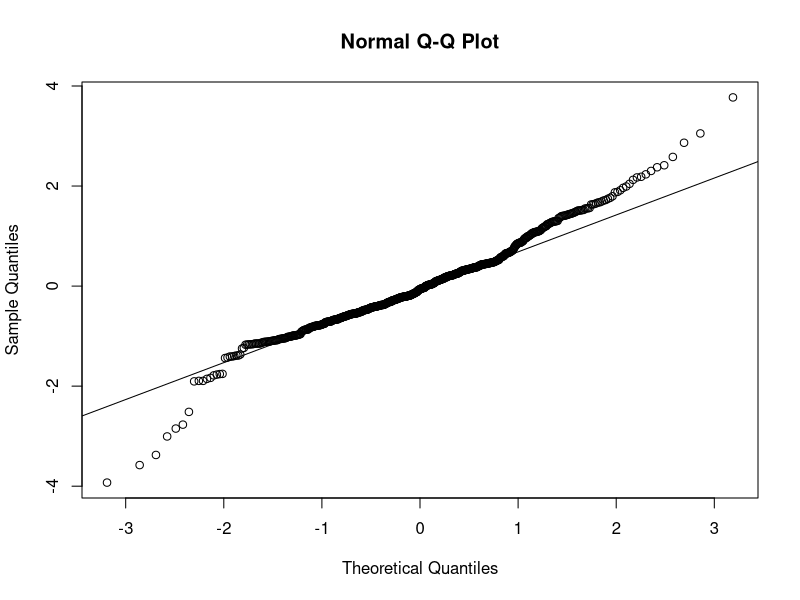
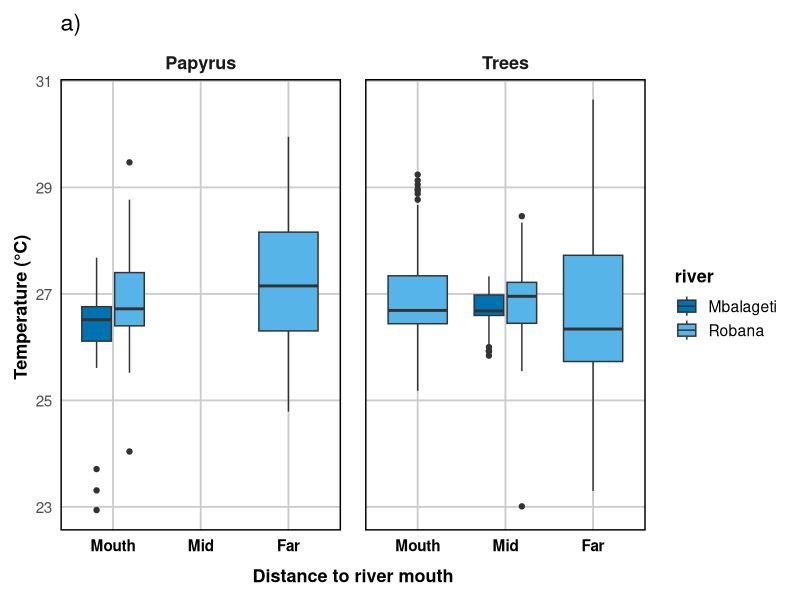
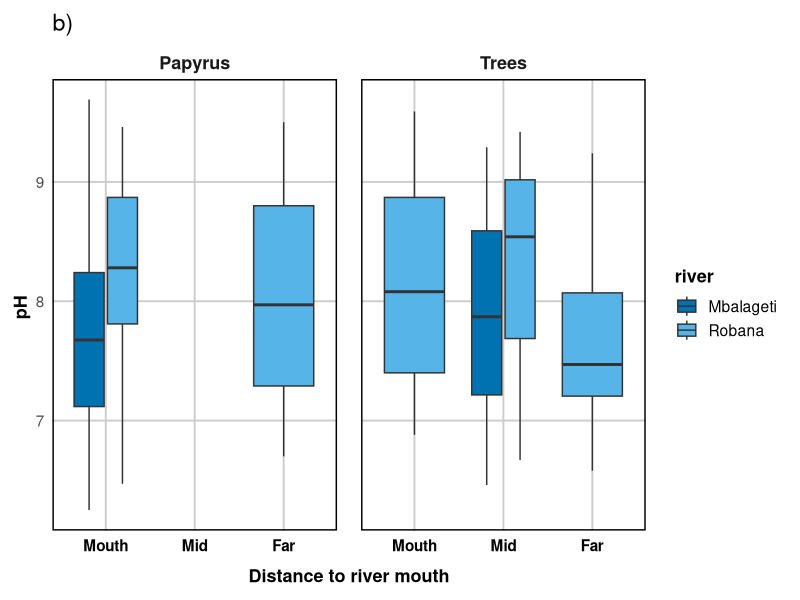
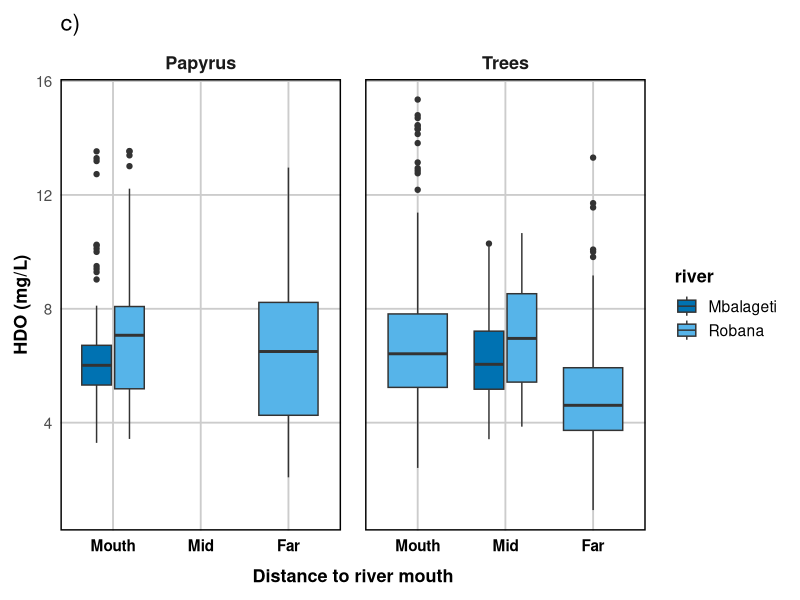
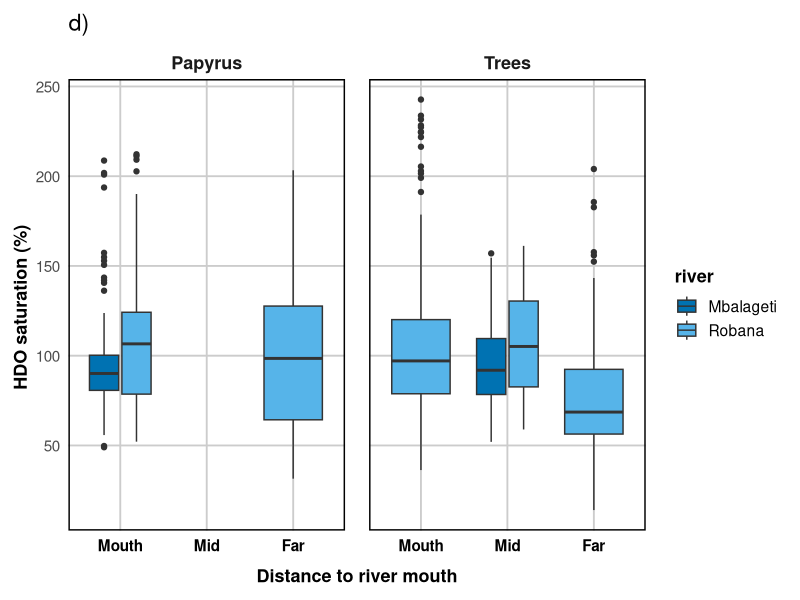
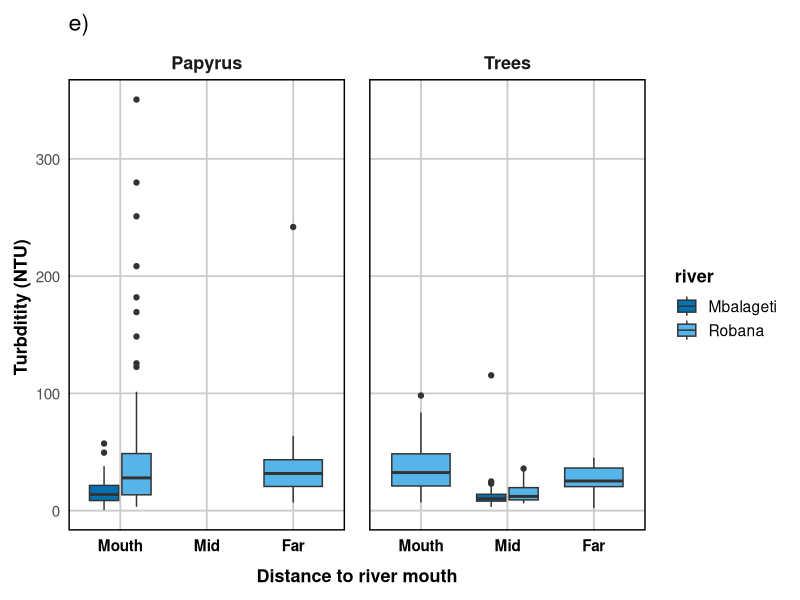
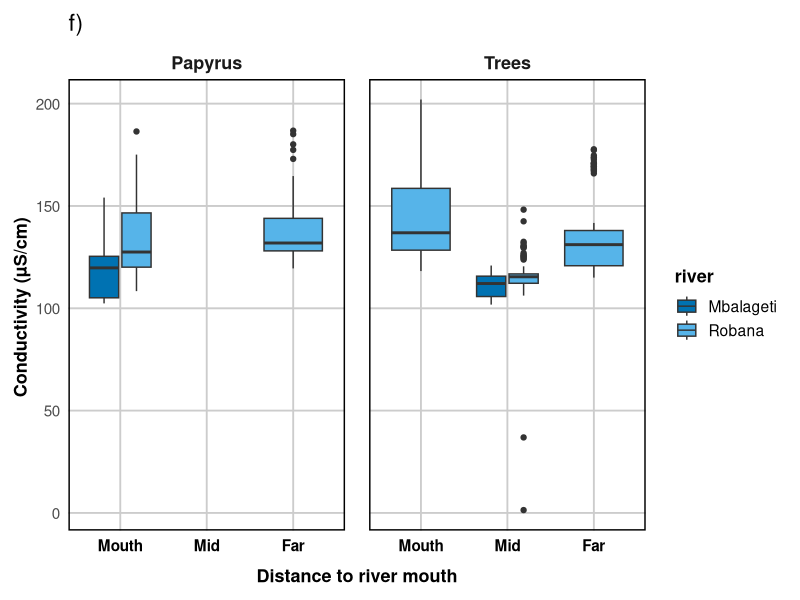
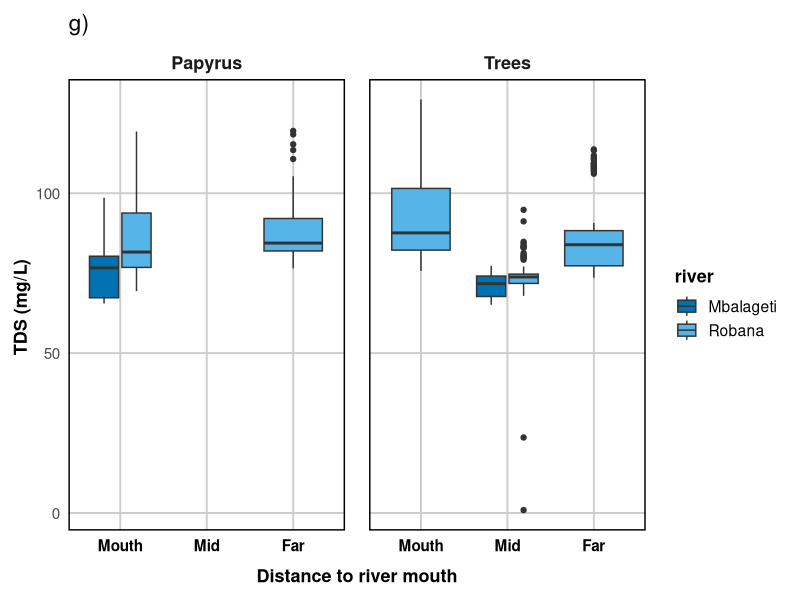

Reproduce these figures in R, in order.
rm(list = ls())

# load libraries
library(dplyr)
library(ggplot2)
library(lme4)
library(patchwork)
library(emmeans)
library(lmerTest)

# load data_water
data_water <- read.csv("data_water.csv") %>%
  dplyr::mutate(transect_date_time = paste(transect_ID, substr(date_time_end, 1, 6), substr(date_time_start, 12, 16), sep = " "))|>
  mutate(date=as.Date(date, format= "%d-%b-%Y"),
         habitat_detailed = case_when(
           transect_ID %in% c("pap_1", "pap_2") ~ "Papyrus Mbalageti Mouth",
           transect_ID %in% c("pap_3", "pap_4") ~ "Papyrus Robana Mouth",
           transect_ID %in% c("pap_5", "pap_6") ~ "Papyrus Robana Far",
           transect_ID %in% c("tree_1", "tree_2") ~ "Tree Mbalageti Mid",
           transect_ID %in% c("tree_3", "tree_4") ~ "Tree Robana Mid",
           transect_ID %in% c("tree_5", "tree_6") ~ "Tree Robana Mouth",
           transect_ID %in% c("tree_7", "tree_8") ~ "Tree Robana Far",
           TRUE ~ NA_character_),
         habitat_main = case_when(
           transect_ID %in% c("pap_1", "pap_2","pap_3", "pap_4","pap_5", "pap_6" ) ~ "Papyrus",
           transect_ID %in% c("tree_1", "tree_2","tree_3", "tree_4","tree_5", "tree_6","tree_7", "tree_8") ~ "Trees",
           TRUE ~ NA_character_),
         distance_to_river_mouth= case_when(
           transect_ID %in% c("pap_1", "pap_2", "pap_3", "pap_4", "tree_5", "tree_6") ~ "Mouth",
           transect_ID %in% c("tree_1", "tree_2", "tree_3", "tree_4") ~ "Mid",
           transect_ID %in% c("pap_5", "pap_6", "tree_7", "tree_8") ~ "Far"
         ),
         distance_to_river_mouth= factor(distance_to_river_mouth, levels= c("Mouth", "Mid", "Far")),
         habitat_detailed_2= case_when(
           transect_ID %in% c("pap_1", "pap_2") ~ "Mbalageti Mouth",
           transect_ID %in% c("pap_3", "pap_4","tree_5", "tree_6") ~ "Robana Mouth",
           transect_ID %in% c("pap_5", "pap_6","tree_7", "tree_8") ~ "Robana Far",
           transect_ID %in% c("tree_1", "tree_2") ~ "Mbalageti Mid",
           transect_ID %in% c("tree_3", "tree_4") ~ "Robana Mid",
           TRUE ~ NA_character_),
         river= case_when(
           transect_ID %in% c("pap_1", "pap_2", "tree_1", "tree_2") ~ "Mbalageti",
           transect_ID %in% c("pap_3", "pap_4", "pap_5", "pap_6", "tree_3", "tree_4","tree_5", "tree_6", "tree_7", "tree_8") ~ "Robana"
         ))


#### model Temperature ####
m1 <- lmer(temp ~ river + distance_to_river_mouth + (1 | transect_ID), data = data_water)
anova(m1)
summary(m1)
# significant higher temp at Robana
# no significant higher temperature far than mouth
# no significant higher temperature at far distance compared to mouth
# variance of transect_ID is quite low

qqnorm(resid(m1)); qqline(resid(m1))
# residuals look good

# try model without random effect of transect_ID
m1a <- glm (temp ~ river + distance_to_river_mouth, data = data_water)
anova (m1a)
# river has an effect
# distance to river mouth has not
summary(m1a)
# Robana river significantly higher temp
# mid distance not significantly higher than mouth
# far not significantly higher than mouth

# likelihood ratio test to compare the linear mixed model and the fixed-effects model
anova(m1, m1a)
# AIC values of m1 is much lower, chisq is 8.1 and p<0.01 so this shows that transect_ID should be kept as an random factor in the model --> or is this maybe because i did not include habitat_main in the model

plot1 <-ggplot(data_water, aes(x= distance_to_river_mouth, y=temp, fill= river))+
  geom_boxplot()+
  facet_grid(~habitat_main)+
  theme(text= element_text(size=14))+
  #scale_y_log10()+
  labs(x= "Distance to river mouth", y="Temperature (°C) ", title="a)")+
  scale_fill_manual(values = c(
    "Mbalageti" = "#0072B2",
    "Robana" = "#56B4E9"))+
  theme_minimal(base_size = 14) +
  theme(
    axis.title = element_text(size = 13, face="bold"),
    axis.title.x = element_text(size = 13, face = "bold", margin = margin(t = 10)),
    axis.text.x = element_text(size = 11, face = "bold", color="black"), 
    axis.text = element_text(size = 11),
    legend.position = "right",
    legend.title = element_text(size = 13, face = "bold"),
    strip.text = element_text(size = 13, face = "bold"),
    panel.grid.major.x = element_line(color = "grey80", linetype = "solid"),
    panel.grid.major.y = element_line(color = "grey80", linetype = "solid"),
    panel.grid.minor = element_blank(),
    panel.spacing = unit(1.2, "lines"),
    panel.border = element_rect(color = "black", size = 1, fill = NA),
    plot.margin = margin(10, 10, 10, 10)
  )
plot1


#### model for pH ####
m2 <- lmer(pH ~ river + distance_to_river_mouth + (1 | transect_ID), data = data_water)
anova(m2)
# significant effect of river
# significant effect of distance to river mouth
summary(m2)
# low variance of transect ID
# Robana river significantly higher pH 
# mid distance not significantly higher than mouth
# far distance significantly lower pH than mouth

# model wihtout random effects
m2a <- glm(pH ~ river + distance_to_river_mouth, data = data_water)
anova(m2a)
# river and distance to river mouth both significant effect
summary(m2a)
# Robana significantly higher pH
# mid distance significantly higher than mouth
# far distance significanlty lower than mouth

# compare models with likelihood ratio test
anova(m2,m2a)
# p> 0.05 so the random effect can be removed from the model
plot2 <-ggplot(data_water, aes(x= distance_to_river_mouth, y=pH, fill= river))+
  geom_boxplot()+
  facet_grid(~habitat_main)+
  theme(text= element_text(size=14))+
  #scale_y_log10()+
  labs(x= "Distance to river mouth",y="pH ", title="b)")+
  scale_fill_manual(values = c(
    "Mbalageti" = "#0072B2",
    "Robana" = "#56B4E9"))+
  theme_minimal(base_size = 14) +
  theme(
    axis.title = element_text(size = 13, face="bold"),
    axis.title.x = element_text(size = 13, face = "bold", margin = margin(t = 10)),
    axis.text.x = element_text(size = 11, face = "bold", color="black"), 
    axis.text = element_text(size = 11),
    legend.position = "right",
    legend.title = element_text(size = 13, face = "bold"),
    strip.text = element_text(size = 13, face = "bold"),
    panel.grid.major.x = element_line(color = "grey80", linetype = "solid"),
    panel.grid.major.y = element_line(color = "grey80", linetype = "solid"),
    panel.grid.minor = element_blank(),
    panel.spacing = unit(1.2, "lines"),
    panel.border = element_rect(color = "black", size = 1, fill = NA),
    plot.margin = margin(10, 10, 10, 10)
  )
plot2

#### model HDO ####
# papyrus
m3 <- lmer(HDO ~ river + distance_to_river_mouth + (1 | transect_ID), data = data_water)
anova (m3)
# no significant effect of river
# significant effect distance to river mouth
summary(m3)
# no significant higher HDO at Robana
# no significant lower HDO at mid distance
# significantly lower HDO at far distance 
# variance of transect_ID is quite low

# model wihtout random effects
m3a <- glm(HDO ~ river + distance_to_river_mouth, data = data_water)
anova(m3a)
# river no significant effect
# distac=nce to river mouth significant effect
summary(m3a)
# Robana significantly higher HDO
# mid distance not significantly higher than mid
# far distance significantly lower than mouth

# compare models 
anova(m3,m3a)
# m3 lower AIC, p<0.05 so keep the random effect

plot3 <-ggplot(data_water, aes(x= distance_to_river_mouth, y=HDO, fill= river))+
  geom_boxplot()+
  facet_grid(~habitat_main)+
  theme(text= element_text(size=14))+
  #scale_y_log10()+
  labs(x= "Distance to river mouth", y="HDO (mg/L)", title="c)")+
  scale_fill_manual(values = c(
    "Mbalageti" = "#0072B2",
    "Robana" = "#56B4E9"))+
  theme_minimal(base_size = 14) +
  theme(
    axis.title = element_text(size = 13, face="bold"),
    axis.title.x = element_text(size = 13, face = "bold", margin = margin(t = 10)),
    axis.text.x = element_text(size = 11, face = "bold", color="black"), 
    axis.text = element_text(size = 11),
    legend.position = "right",
    legend.title = element_text(size = 13, face = "bold"),
    strip.text = element_text(size = 13, face = "bold"),
    panel.grid.major.x = element_line(color = "grey80", linetype = "solid"),
    panel.grid.major.y = element_line(color = "grey80", linetype = "solid"),
    panel.grid.minor = element_blank(),
    panel.spacing = unit(1.2, "lines"),
    panel.border = element_rect(color = "black", size = 1, fill = NA),
    plot.margin = margin(10, 10, 10, 10)
  )
plot3

#### model HDO sat ####
m4 <- lmer(HDO_sat ~ river + distance_to_river_mouth + (1 | transect_ID), data = data_water)
anova(m4)
# no significant effect of river
# distance to river mouth significant effect
summary(m4)
# no signficant higher HDO at Robana
# no significant lower HDO at mid distance
# significant lower HDO at far distance
# quite some variation in transect_ID

# model wihtout random effects
m4a <- glm(HDO_sat ~ river + distance_to_river_mouth, data = data_water)
summary(m4a)
# Robana significantly higher HDO
# not significant lower HDO at mid distance
# significant lower HDO at far distance

# compare models 
anova(m4,m4a)
# lower AIC for model m4 and p<0.05 so keep random effect in the model

plot4 <-ggplot(data_water, aes(x= distance_to_river_mouth, y=HDO_sat, fill= river))+
  geom_boxplot()+
  facet_grid(~habitat_main)+
  theme(text= element_text(size=14))+
  #scale_y_log10()+
  labs(x= "Distance to river mouth", y="HDO saturation (%) ", title="d)")+
  scale_fill_manual(values = c(
    "Mbalageti" = "#0072B2",
    "Robana" = "#56B4E9"))+
  theme_minimal(base_size = 14) +
  theme(
    axis.title = element_text(size = 13, face="bold"),
    axis.title.x = element_text(size = 13, face = "bold", margin = margin(t = 10)),
    axis.text.x = element_text(size = 11, face = "bold", color="black"), 
    axis.text = element_text(size = 11),
    legend.position = "right",
    legend.title = element_text(size = 13, face = "bold"),
    strip.text = element_text(size = 13, face = "bold"),
    panel.grid.major.x = element_line(color = "grey80", linetype = "solid"),
    panel.grid.major.y = element_line(color = "grey80", linetype = "solid"),
    panel.grid.minor = element_blank(),
    panel.spacing = unit(1.2, "lines"),
    panel.border = element_rect(color = "black", size = 1, fill = NA),
    plot.margin = margin(10, 10, 10, 10)
  )
plot4

#### model Turbidity ####
# papyrus
m5 <- lmer(turb ~ river + distance_to_river_mouth + (1 | transect_ID), data = data_water)
anova(m5)
# river has a significant effect
# distance to river mouth no significant effect
summary(m5)
# significant higher turb at Robana
# no significant lower turbidity at mid distance
# no significant lower turbidity at far distance
# quite some variation in transect_ID

# model wihtout random effects
m5a <- glm(turb ~ river + distance_to_river_mouth, data = data_water)
summary(m5a)
# Robana significantly higher turbidity
# mid distance not significantly lower turbidity than mouth
# far distance not significantly lower turbidity than mouth

# compare models 
anova(m5,m5a)
# p=1, difference in AIC is very small, so both models could be a good fit

plot5 <-ggplot(data_water |> filter(turb<2000),
               aes(x= distance_to_river_mouth, y=turb, fill= river))+
  geom_boxplot()+
  facet_grid(~habitat_main)+
  theme(text= element_text(size=14))+
  #scale_y_log10()+
  labs(x= "Distance to river mouth", y="Turbditity (NTU) ", title="e)")+
  scale_fill_manual(values = c(
    "Mbalageti" = "#0072B2",
    "Robana" = "#56B4E9"))+
  theme_minimal(base_size = 14) +
  theme(
    axis.title = element_text(size = 13, face="bold"),
    axis.title.x = element_text(size = 13, face = "bold", margin = margin(t = 10)),
    axis.text.x = element_text(size = 11, face = "bold", color="black"), 
    axis.text = element_text(size = 11),
    legend.position = "right",
    legend.title = element_text(size = 13, face = "bold"),
    strip.text = element_text(size = 13, face = "bold"),
    panel.grid.major.x = element_line(color = "grey80", linetype = "solid"),
    panel.grid.major.y = element_line(color = "grey80", linetype = "solid"),
    panel.grid.minor = element_blank(),
    panel.spacing = unit(1.2, "lines"),
    panel.border = element_rect(color = "black", size = 1, fill = NA),
    plot.margin = margin(10, 10, 10, 10)
  )
plot5
#### model Conductivity ####
m6 <- lmer(cond ~ river + distance_to_river_mouth + (1 | transect_ID), data = data_water)
anova(m6)
# significant effect of river
# significant effect of distance to river mouth
summary(m6)
# significant higher conductivity at Robana
# significant lower conductivity at mid distance compared to mouth
# no significant lower conductivity at far distance
# quite some variance between transect but more within transect

# model without random effects
m6a <- glm(cond ~ river + distance_to_river_mouth, data = data_water)
anova(m6a)
summary(m6a)
# Robana highly significant
# mid distance highly significant lower conductivity 
# far distance not significantly higher than mouth

# compare models 
anova(m6,m6a)
# AIC of the mixed model is little bit lower
# p <0.001 so keep the random effect

plot6 <-ggplot(data_water, aes(x= distance_to_river_mouth, y=cond, fill= river))+
  geom_boxplot()+
  facet_grid(~habitat_main)+
  theme(text= element_text(size=14))+
  #scale_y_log10()+
  labs(x= "Distance to river mouth", y="Conductivity (µS/cm) ", title="f)")+
  scale_fill_manual(values = c(
    "Mbalageti" = "#0072B2",
    "Robana" = "#56B4E9"))+
  theme_minimal(base_size = 14) +
  theme(
    axis.title = element_text(size = 13, face="bold"),
    axis.title.x = element_text(size = 13, face = "bold", margin = margin(t = 10)),
    axis.text.x = element_text(size = 11, face = "bold", color="black"), 
    axis.text = element_text(size = 11),
    legend.position = "right",
    legend.title = element_text(size = 13, face = "bold"),
    strip.text = element_text(size = 13, face = "bold"),
    panel.grid.major.x = element_line(color = "grey80", linetype = "solid"),
    panel.grid.major.y = element_line(color = "grey80", linetype = "solid"),
    panel.grid.minor = element_blank(),
    panel.spacing = unit(1.2, "lines"),
    panel.border = element_rect(color = "black", size = 1, fill = NA),
    plot.margin = margin(10, 10, 10, 10)
  )
plot6


#### model for TDS ####
m7 <- lmer(TDS ~ river + distance_to_river_mouth + (1 | transect_ID), data = data_water)
anova(m7)
# significant effect of river
# significant effect of distance to river mouth
summary(m7)
# significant higher TDS at Robana
# significant lower TDS at mid distance than mouth
# no significant higher TDS at far distance 

# model without random effect
m7a <- glm(TDS ~ river + distance_to_river_mouth, data = data_water)
anova(m7a)
# both river and distance to river mouth highly significant 
summary(m7a)
# significant higher TDS at Robana river ***
# significant lower TDS at distance mid ***
# not significant higher TDS at far distance
anova(m7,m7a)
# AIC model m7 is lower, chisq is 81.8 and p<0.001, so keep the random effect in the model

# plot TDS
plot7 <-ggplot(data_water,aes( x= distance_to_river_mouth, y= TDS, fill= river))+
  geom_boxplot()+
  facet_grid(~habitat_main)+
  theme(text= element_text(size=14))+
  #scale_y_log10()+
  labs(x= "Distance to river mouth", y="TDS (mg/L) ", title="g)")+
  scale_fill_manual(values = c(
    "Mbalageti" = "#0072B2",
    "Robana" = "#56B4E9"))+
  theme_minimal(base_size = 14) +
  theme(
    axis.title = element_text(size = 13, face="bold"),
    axis.title.x = element_text(size = 13, face = "bold", margin = margin(t = 10)),
    axis.text.x = element_text(size = 11, face = "bold", color="black"), 
    axis.text = element_text(size = 11),
    legend.position = "right",
    legend.title = element_text(size = 13, face = "bold"),
    strip.text = element_text(size = 13, face = "bold"),
    panel.grid.major.x = element_line(color = "grey80", linetype = "solid"),
    panel.grid.major.y = element_line(color = "grey80", linetype = "solid"),
    panel.grid.minor = element_blank(),
    panel.spacing = unit(1.2, "lines"),
    panel.border = element_rect(color = "black", size = 1, fill = NA),
    plot.margin = margin(10, 10, 10, 10)
  )
plot7

ggplot(data_water |>dplyr::filter(TDS>50), 
       aes( x= distance_to_river_mouth, y= TDS, fill= river))+
  geom_boxplot()+
  facet_grid(~habitat_main)+
  theme(text= element_text(size=14))+
  scale_y_log10()+
  labs(y="TDS (mg/L) ", title="TDS")+
  
  plot1
#### model for ORP ####
m8 <- lmer(ORP ~ river + distance_to_river_mouth + (1 | transect_ID), data = data_water)
anova(m8)
# significant effect of river
# significant effect of distance to river mouth
summary(m8)
# quite some variance between transects
# significant lower ORP at Robana
# no significant lower ORP at mid distance
# significant higher ORP at far distance

# model without random effect
m8a <- glm(ORP ~ river + distance_to_river_mouth, data = data_water)
anova(m8a)
# both river and distance to river mouth, highly significant
summary(m8a)
# significant lower ORP at Robana river
# significant higher ORP at distance mid
# significant higher ORP at distance far
anova(m8,m8a)
# p<0.001 and AIC lower in m8 so keep the random effect in the model

plot8 <-ggplot(data_water,aes( x= distance_to_river_mouth, y= ORP, fill= river))+
  geom_boxplot()+
  facet_grid(~habitat_main)+
  theme(text= element_text(size=14))+
  #scale_y_log10()+
  labs(x= "Distance to river mouth", y="ORP (mV) ", title="h)")+
  scale_fill_manual(values = c(
    "Mbalageti" = "#0072B2",
    "Robana" = "#56B4E9"))+
  theme_minimal(base_size = 14) +
  theme(
    axis.title = element_text(size = 13, face="bold"),
    axis.title.x = element_text(size = 13, face = "bold", margin = margin(t = 10)),
    axis.text.x = element_text(size = 11, face = "bold", color="black"), 
    axis.text = element_text(size = 11),
    legend.position = "right",
    legend.title = element_text(size = 13, face = "bold"),
    strip.text = element_text(size = 13, face = "bold"),
    panel.grid.major.x = element_line(color = "grey80", linetype = "solid"),
    panel.grid.major.y = element_line(color = "grey80", linetype = "solid"),
    panel.grid.minor = element_blank(),
    panel.spacing = unit(1.2, "lines"),
    panel.border = element_rect(color = "black", size = 1, fill = NA),
    plot.margin = margin(10, 10, 10, 10)
  )
plot8


# combine the plots into 1
combined_plot <- (
  plot1 | plot2 | plot3
) /
  (
    plot4 | plot5 | plot6
  ) /
  (
    plot7 | plot8 | plot_spacer()
  ) +
  plot_layout(
    widths = c(1, 1, 1),       # equal column widths
    heights = c(1, 1, 1),      # equal row heights
    guides = "collect"         # 👈 collect legend from all plots
  ) &
  theme(
    plot.margin = margin(5, 5, 5, 5),
    legend.position = "bottom"
  )

print(combined_plot)
